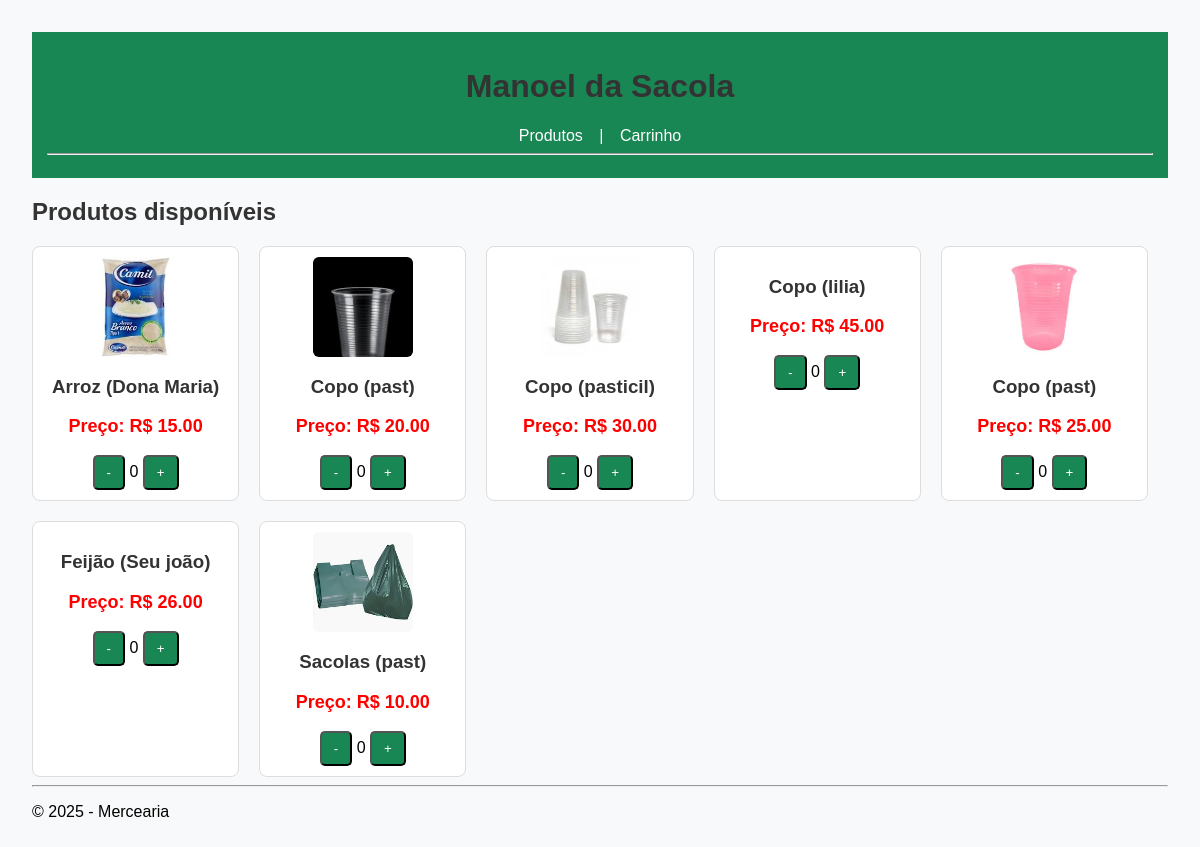
The page / on the database its author committed.
### mercearia/models.py (models this page shows, shortened)
class Produto(models.Model):
    nome = models.CharField(max_length=100)
    marca = models.CharField(max_length=50)
    preco = models.DecimalField(max_digits=8, decimal_places=2)
    imagem = models.ImageField(upload_to="produtos/", blank=True, null=True)

### mercearia/views.py (the view)
# urls.py: path("", views.lista_produtos, name="lista_produtos"),
def lista_produtos(request):
    produtos = Produto.objects.all()
    return render(request, "mercearia/lista.html", {"produtos": produtos})

### mercearia/templates/mercearia/lista.html (shortened to what this page needs)
{% extends "mercearia/base.html" %}
{% block content %}
<h2>Produtos disponíveis</h2>
<div class="produtos-linha">
{% for produto in produtos %}
  <div class="produto-item">
    {% if produto.imagem %}
        <img src="{{ produto.imagem.url }}" alt="{{ produto.nome }}">
    {% endif %}
    <h3>{{ produto.nome }} ({{ produto.marca }})</h3>
    <p class="preco">Preço: R$ {{ produto.preco }}</p>
    <button onclick="alterarCarrinho('{{ produto.id }}', -1)">-</button>
    <span id="qtd-{{ produto.id }}">  0  </span>
    <button onclick="alterarCarrinho('{{ produto.id }}', 1)">+</button>
  </div>
{% empty %}
  <p>Nenhum produto cadastrado.</p>
{% endfor %}
</div>
{% endblock %}

### mercearia/templates/mercearia/base.html (shortened to what this page needs)
<!DOCTYPE html>
{% load static %}
<html lang="pt-BR">
<head>
    <link rel="stylesheet" href="{% static 'styles.css' %}">
</head>
<body>
    <header>
        <h1>Manoel da Sacola</h1>
        <nav>
            <a href="{% url 'lista_produtos' %}">Produtos</a> |
            <a href="/carrinho/checkout/">Carrinho</a>
        </nav>
        <hr>
    </header>
    <main>
        {% block content %}{% endblock %}
    </main>
    <footer>
        <hr>
        <p>&copy; 2025 - Mercearia</p>
    </footer>
</body>
</html>

### mercearia/static/styles.css (style rules this page uses)
body { font-family: Arial, sans-serif; background-color: #f8f9fa; margin: 0; padding: 2rem; }
header { background: #198754; color: white; padding: 15px; text-align: center; }
h1, h2, h3 { color: #333; }
button, a { background: #198754; color: white; padding: 8px 12px; text-decoration: none; border-radius: 5px; }
.preco { color: red; font-weight: bold; font-size: 18px; }
.produtos-linha { display: flex; flex-wrap: wrap; gap: 20px; margin-top: 20px; }
.produto-item { width: calc(20% - 20px); box-sizing: border-box; text-align: center; padding: 10px; border: 1px solid #ddd; border-radius: 8px; background: #fff; }
.produto-item img { width: 100px; height: 100px; object-fit: cover; display: block; margin: 0 auto 10px auto; border-radius: 6px; }
.preco { color: red; font-weight: bold; }

### rows shown on the page
Produto: imagem (picture), nome "Arroz", marca "Dona Maria", preco "15.00"
Produto: imagem (picture), nome "Copo", marca "past", preco "20.00"
Produto: imagem (picture), nome "Copo", marca "pasticil", preco "30.00"
Produto: nome "Copo", marca "lilia", preco "45.00"
Produto: imagem (picture), nome "Copo", marca "past", preco "25.00"
Produto: nome "Feijão", marca "Seu joão", preco "26.00"
Produto: imagem (picture), nome "Sacolas", marca "past", preco "10.00"
